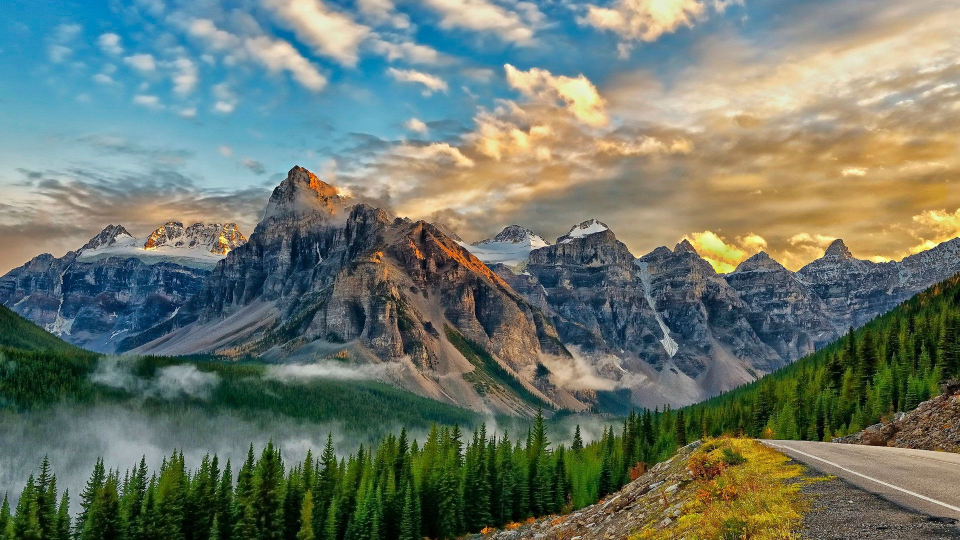
#> input picture Task 4/scene.jpg, 1920 x 1080 px (shown at 1/2 size)
$ jupyter execute LGMVIP_Task_4_Image_to_Pencil_Sketch.ipynb
#> lines starting #> are read from the running program, lines starting #| are printed output that depends on the picture
# Importing the Libraries

[cell 1]
import cv2
from PIL import Image
from IPython.display import display
from google.colab.patches import cv2_imshow

# Importing and the Image and resizing

[cell 2]
img = cv2.imread('scene.jpg', 1)
#> img is the input picture: shape (1080, 1920, 3); mean B, G, R 106.9, 119.6, 108.5
img = cv2.resize(img, (720, 480))
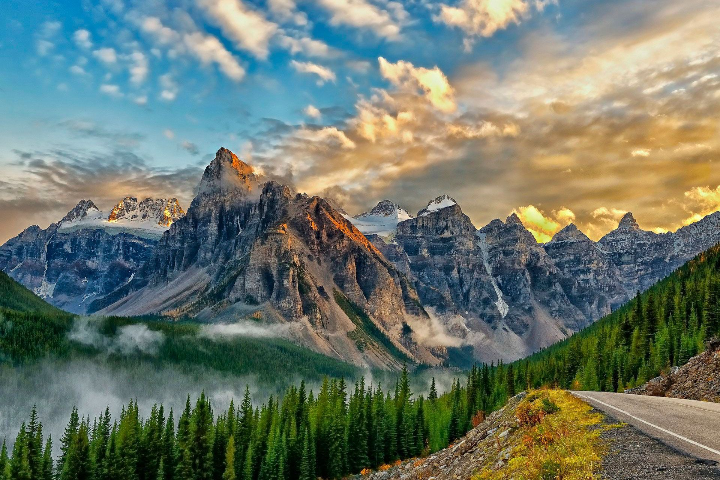
#> img: shape (480, 720, 3); mean B, G, R 106.8, 119.5, 108.4

# Converting color order from BRG to RGB since openCV uses BRG

[cell 3]
img = cv2.cvtColor(img, cv2.COLOR_BGR2RGB)
display(Image.fromarray(img))

# Converting the RGB image to grayscale

[cell 4]
gscale = cv2.cvtColor(img, cv2.COLOR_BGR2GRAY)
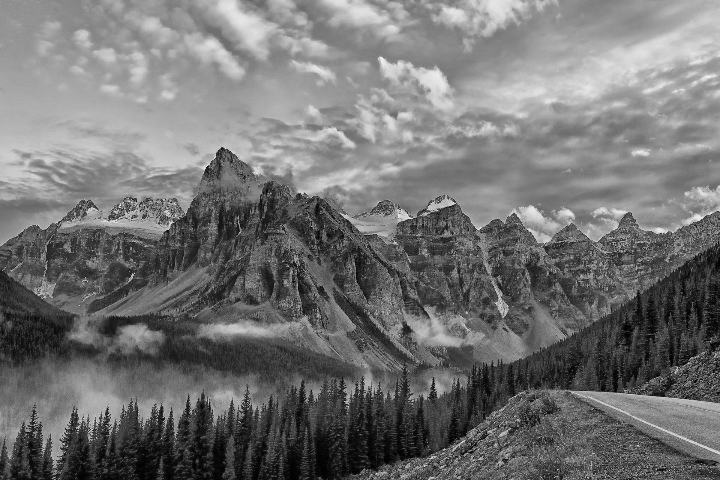
#> gscale: shape (480, 720); min 0, max 242, mean 114.4
display(Image.fromarray(gscale))

# Inverting the image colors

[cell 5]
invImg = cv2.bitwise_not(gscale)
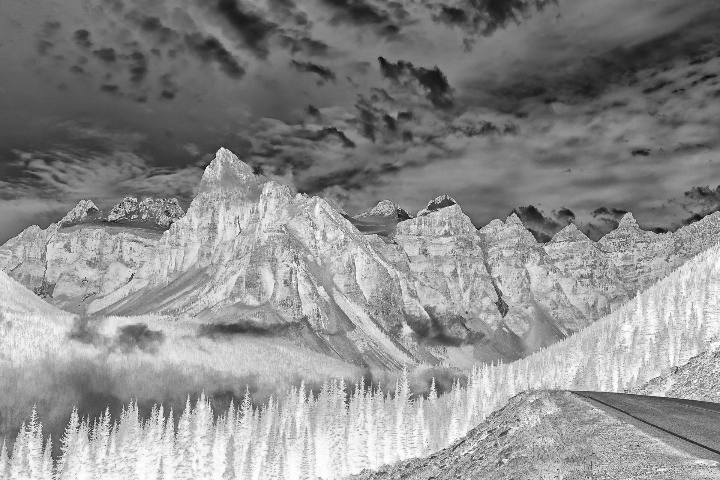
#> invImg: shape (480, 720); min 13, max 255, mean 140.6
display(Image.fromarray(invImg))

# Softening the image

[cell 6]
softImg = cv2.GaussianBlur(invImg, (5, 5), 0, 0)
display(Image.fromarray(softImg))

# Inverting the softened image

[cell 7]
softInv = 255 - softImg
finalSketch = cv2.divide(gscale, softInv, scale=256.0)
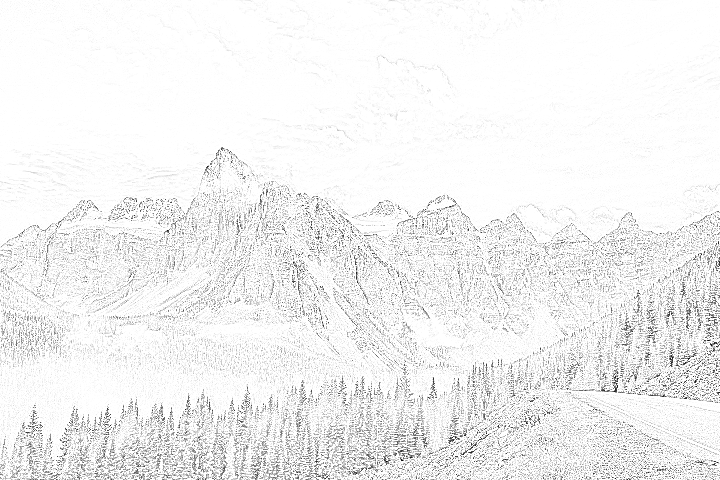
#> finalSketch: shape (480, 720); min 0, max 255, mean 241.3
display(Image.fromarray(finalSketch))
